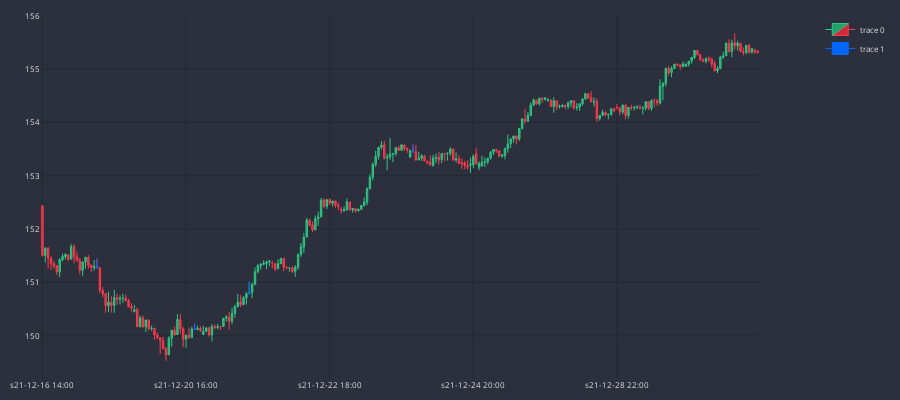

The notebook cell saved with this chart:
### Code cell
MARKER = '#0066FF'
dfp = df_an.iloc[-250:]
cp = CandlePlot(dfp, candles=True)
df_temp = cp.df_plot[cp.df_plot.SHOOTING_STAR == True]
cp.fig.add_trace(go.Candlestick(
                x = df_temp.sTime,
                open = df_temp.mid_o,
                high = df_temp.mid_h,
                low = df_temp.mid_l,
                close = df_temp.mid_c,
                line=dict(width=1), opacity=1,
                increasing_fillcolor=MARKER,
                decreasing_fillcolor=MARKER,
                increasing_line_color=MARKER,
                decreasing_line_color=MARKER
            ))

cp.show_plot()

### Figure 1 — Plotly figure (JSON) as saved in the notebook; plotly's stock layout.template omitted (floating-point values rounded to 4 significant figures; data arrays with more than 128 entries replaced by an {"elided": "..."} marker saying what was removed)
{"data": [{"close": {"elided": "250 float values"}, "decreasing": {"fillcolor": "#CC2E3C", "line": {"color": "#FF3A4C"}}, "high": {"elided": "250 float values"}, "increasing": {"fillcolor": "#24A06B", "line": {"color": "#2EC886"}}, "line": {"width": 1}, "low": {"elided": "250 float values"}, "opacity": 1, "open": {"elided": "250 float values"}, "type": "candlestick", "x": {"elided": "250 str values"}}, {"close": [151.3, 150.1, 150.8, 153.5], "decreasing": {"fillcolor": "#0066FF", "line": {"color": "#0066FF"}}, "high": [151.5, 150.2, 151.0, 153.6], "increasing": {"fillcolor": "#0066FF", "line": {"color": "#0066FF"}}, "line": {"width": 1}, "low": [151.3, 150.1, 150.8, 153.4], "opacity": 1, "open": [151.3, 150.1, 150.8, 153.5], "type": "candlestick", "x": ["s21-12-17 09:00", "s21-12-20 19:00", "s21-12-21 14:00", "s21-12-23 23:00"]}], "layout": {"font": {"color": "#e1e1e1", "size": 8}, "height": 400, "margin": {"b": 10, "l": 10, "r": 10, "t": 10}, "paper_bgcolor": "#2c303c", "plot_bgcolor": "#2c303c", "width": 900, "xaxis": {"anchor": "y", "domain": [0, 0.94], "gridcolor": "#1f292f", "nticks": 5, "rangeslider": {"visible": false}}, "yaxis": {"anchor": "x", "domain": [0, 1], "gridcolor": "#1f292f"}, "yaxis2": {"anchor": "x", "gridcolor": "#1f292f", "overlaying": "y", "side": "right"}}}
